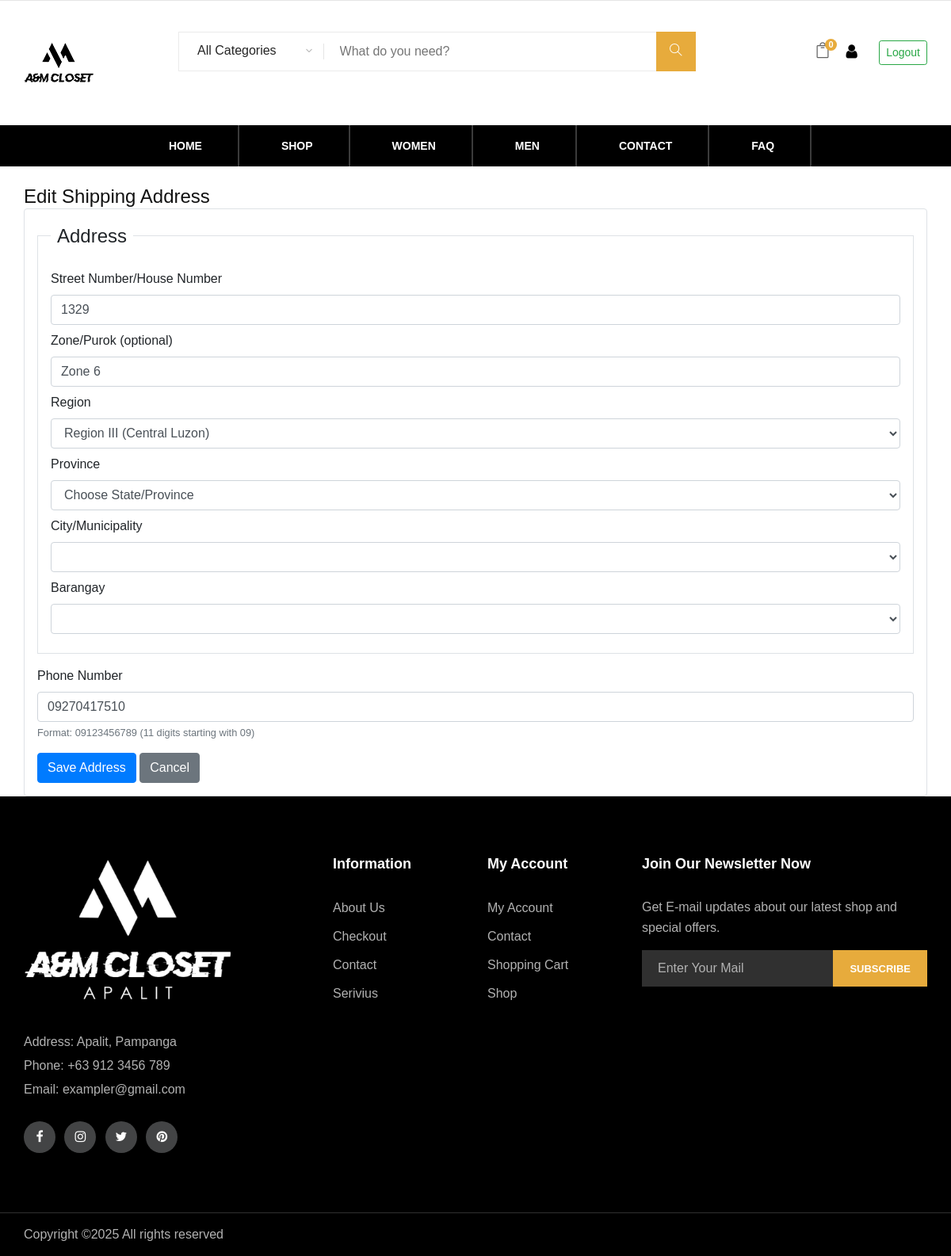
Page /edit_shipping_address.php (signed in) on the committed database.
### tables this page shows
CREATE TABLE `users` (
  `u_id` int(11) NOT NULL,
  `f_name` varchar(100) NOT NULL,
  `l_name` varchar(100) NOT NULL,
  `email` varchar(150) NOT NULL,
  `phone` varchar(20) NOT NULL,
  `pass` varchar(255) NOT NULL,
  `zone` varchar(100) DEFAULT NULL,
  `street` varchar(150) NOT NULL,
  `barangay` varchar(100) DEFAULT NULL,
  `city` varchar(100) DEFAULT NULL,
  `province` varchar(100) DEFAULT NULL,
  `region` varchar(100) DEFAULT NULL,
  `created_at` timestamp NOT NULL DEFAULT current_timestamp()
);

### edit_shipping_address.php (the view, shortened to what this page needs)
<?php
$isAjax = (isset($_GET['ajax']) && $_GET['ajax'] === '1');
include 'lib/connection.php';
if (!$isAjax) {
  include 'header.php';
}
$userId = intval($_SESSION['userid']);
$user_q = mysqli_query($conn, "SELECT f_name, l_name, region, street, zone, barangay, city, province, phone FROM users WHERE u_id = '{$userId}' LIMIT 1");
$user = mysqli_fetch_assoc($user_q) ?: [];
?>
<?php if (!$isAjax): ?>
<!DOCTYPE html>
<html lang="en">
<head>
  <link rel="stylesheet" href="css/css.css" type="text/css">
  <link rel="stylesheet" href="css/bootstrap.min.css" type="text/css">
</head>
<body class="hide-header">
<?php endif; ?>
<div class="container mt-4">
  <h4>Edit Shipping Address</h4>
  <form method="post" class="border p-3 rounded" id="editAddressForm" novalidate>
    <fieldset class="form-group border p-3 mb-3">
      <legend class="w-auto px-2">Address</legend>
      <div class="form-group mb-2">
        <label for="street">Street Number/House Number</label>
        <input type="text" class="form-control" id="street" name="street" placeholder="e.g. 123 Main St" autocomplete="address-line1" value="<?php echo htmlspecialchars($user['street'] ?? ''); ?>" required>
      </div>
      <div class="form-group mb-2">
        <label for="zone">Zone/Purok (optional)</label>
        <input type="text" class="form-control" id="zone" name="zone" placeholder="e.g. Zone 1" autocomplete="address-level4" value="<?php echo htmlspecialchars($user['zone'] ?? ''); ?>">
      </div>
      <div class="form-group mb-2">
        <label for="region">Region</label>
        <select id="region" class="form-control" required>
          <option value=""><?php echo isset($user['province']) ? 'Select Region' : 'Select Region'; ?></option>
        </select>
      </div>
      <div class="form-group mb-2">
        <label for="province">Province</label>
        <select id="province" class="form-control" required>
          <option value=""><?php echo isset($user['province']) ? 'Select Province' : 'Select Province'; ?></option>
        </select>
      </div>
      <div class="form-group mb-2">
        <label for="city">City/Municipality</label>
        <select id="city" class="form-control" required>
          <option value=""><?php echo isset($user['city']) ? 'Select City' : 'Select City'; ?></option>
        </select>
      </div>
      <div class="form-group mb-2">
        <label for="barangay">Barangay</label>
        <select id="barangay" class="form-control" required>
          <option value=""><?php echo isset($user['barangay']) ? 'Select Barangay' : 'Select Barangay'; ?></option>
        </select>
      </div>
    </fieldset>
    <div class="form-group">
      <label for="phone">Phone Number</label>
      <input type="tel" class="form-control" id="phone" name="phone" placeholder="09123456789" maxlength="11" value="<?php echo htmlspecialchars($user['phone'] ?? ''); ?>" required>
      <small class="form-text text-muted">Format: 09123456789 (11 digits starting with 09)</small>
    </div>
    <div class="mt-3">
      <button type="submit" name="update_address_btn" class="btn btn-primary">Save Address</button>
      <?php if ($isAjax): ?>
        <button type="button" class="btn btn-secondary" id="addressEditCancelBtn">Cancel</button>
      <?php else: ?>
        <a href="profile.php" class="btn btn-secondary">Cancel</a>
      <?php endif; ?>
    </div>
  </form>
</div>
<?php if (!$isAjax) { include 'footer.php'; ?>
<?php } ?>

### rows in the picture
users: street "1329", zone "Zone 6", phone "09270417510"

### other values in the picture
$total "0"
$t['display'] "WOMEN"
$t['display'] "MEN"
